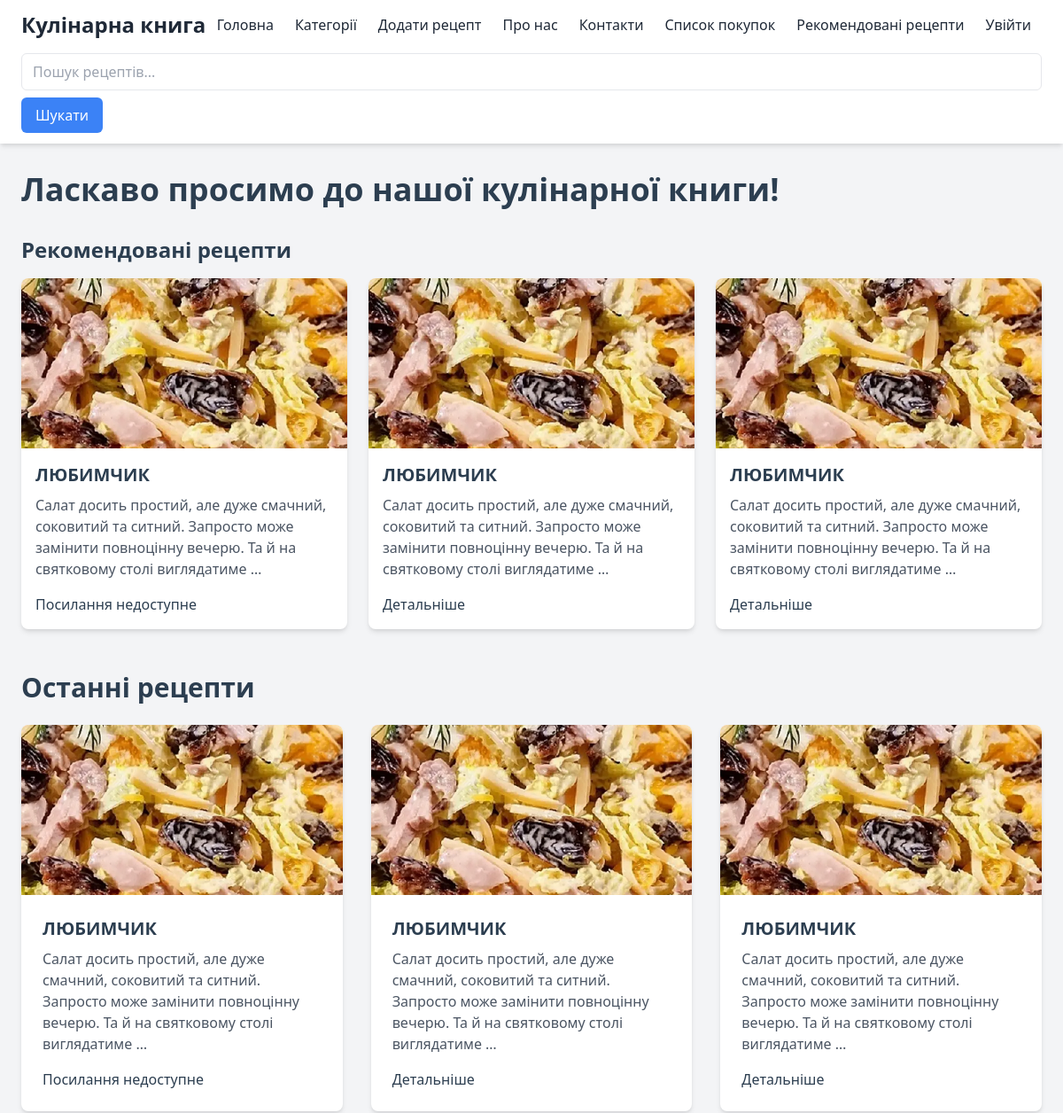
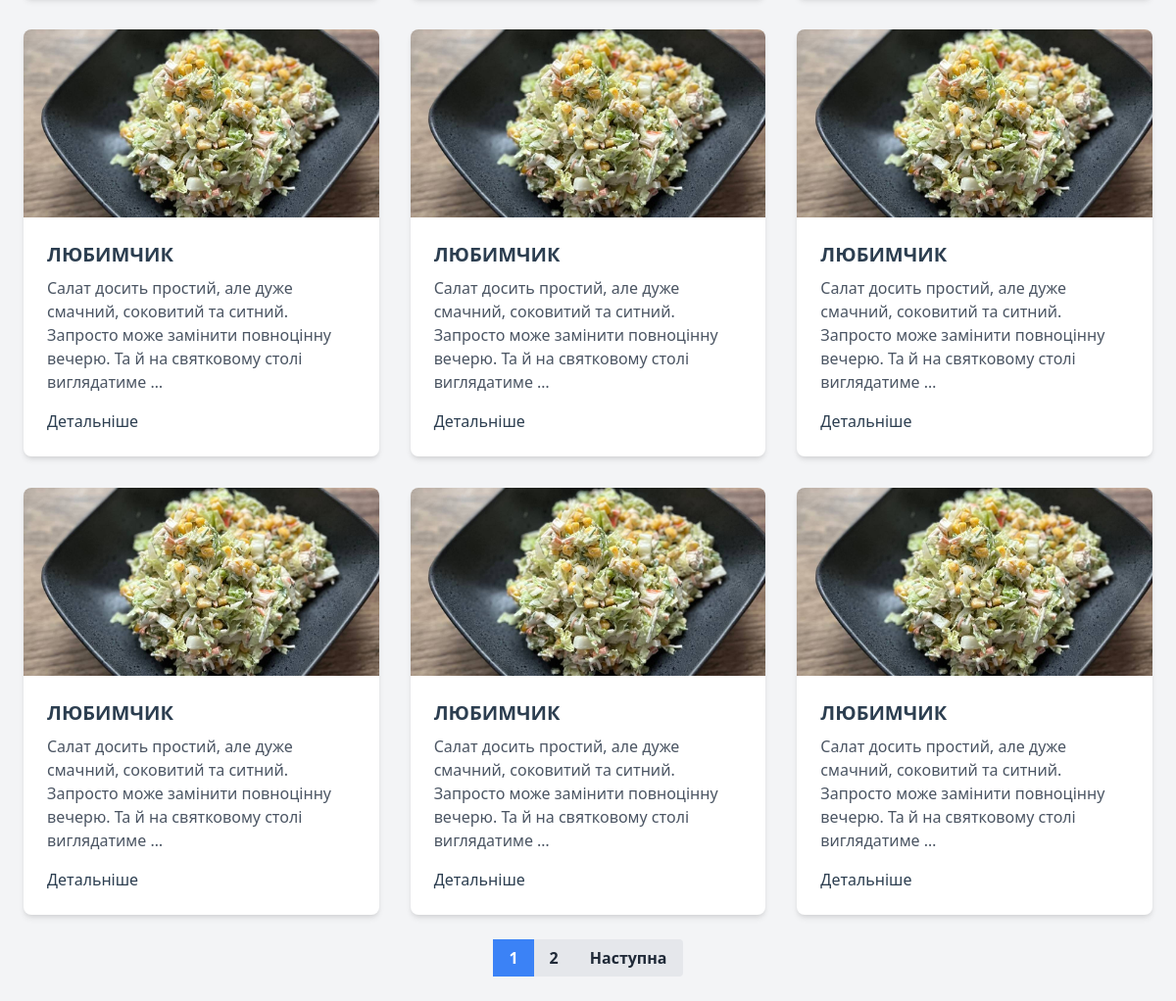
The page / on the database its author committed (2 pictures, top to bottom).
### recipes/models.py (models this page shows, shortened)
class Recipe(models.Model):
    title = models.CharField(max_length=500)
    slug = models.SlugField(unique=True, blank=True)
    author = models.ForeignKey(User, on_delete=models.CASCADE)
    category = models.ForeignKey(Category, on_delete=models.CASCADE, related_name='recipes', default=1)
    description = models.TextField(blank=True)
    ingredients = models.TextField()
    instructions = models.TextField()
    content = models.TextField()
    cooking_time = models.PositiveIntegerField(help_text="Час приготування в хвилинах")
    servings = models.PositiveIntegerField()
    image = models.ImageField(upload_to='recipe_images/')
    created_at = models.DateTimeField(auto_now_add=True)
    updated_at = models.DateTimeField(auto_now=True)
    rating = models.IntegerField(null=True, blank=True, default=0)

### recipes/views.py (the view)
# urls.py: path('', views.HomeView.as_view(), name='home'),
class HomeView(ListView):
    model = Recipe
    template_name = 'home.html'
    context_object_name = 'recipes'
    paginate_by = 9
    def get_context_data(self, **kwargs):
        context = super().get_context_data(**kwargs)
        context['recommended_recipes'] = Recipe.objects.order_by('-rating')[:3]
        return context

### templates/home.html (shortened to what this page needs)
{% extends 'base.html' %}
{% block content %}
<h1 class="text-4xl font-bold mb-8">Ласкаво просимо до нашої кулінарної книги!</h1>
<section class="mb-12">
    <h2 class="text-2xl font-bold mb-4">Рекомендовані рецепти</h2>
    <div class="grid grid-cols-1 md:grid-cols-3 gap-6">
        {% for recipe in recommended_recipes %}
        <div class="bg-white rounded-lg shadow-md overflow-hidden">
            {% if recipe.image %}
            <img src="{{ recipe.image.url }}" alt="{{ recipe.title }}" class="w-full h-48 object-cover">
            {% endif %}
            <div class="p-4">
                <h3 class="text-xl font-semibold mb-2">{{ recipe.title }}</h3>
                {% if recipe.description %}
                <p class="text-gray-600 mb-4">{{ recipe.description|truncatewords:20 }}</p>
                {% endif %}
                {% if recipe.slug %}
                    <a href="{% url 'recipes:recipe_detail' recipe.slug %}">Детальніше</a>
                {% else %}
                    <span>Посилання недоступне</span>
                {% endif %}
            </div>
        </div>
    {% empty %}
        <p>Наразі немає рекомендованих рецептів.</p>
    {% endfor %}
    </div>
</section>
<h2 class="text-3xl font-bold mb-6">Останні рецепти</h2>
<div class="grid grid-cols-1 md:grid-cols-2 lg:grid-cols-3 gap-8">
    {% for recipe in recipes %}
    <div class="bg-white rounded-lg shadow-md overflow-hidden">
        {% if recipe.image %}
        <img src="{{ recipe.image.url }}" alt="{{ recipe.title }}" class="w-full h-48 object-cover">
        {% endif %}
        <div class="p-6">
            <h3 class="text-xl font-semibold mb-2">{{ recipe.title }}</h3>
            {% if recipe.description %}
            <p class="text-gray-600 mb-4">{{ recipe.description|truncatewords:20 }}</p>
            {% endif %}
            {% if recipe.slug %}
                <a href="{% url 'recipes:recipe_detail' recipe.slug %}">Детальніше</a>
            {% else %}
                <span>Посилання недоступне</span>
            {% endif %}
        </div>
    </div>
    {% empty %}
    <p>Наразі немає доступних рецептів.</p>
    {% endfor %}
</div>
{% if is_paginated %}
<div class="mt-8">
    <nav class="flex justify-center">
        <ul class="flex">
            {% for num in page_obj.paginator.page_range %}
            {% if page_obj.number == num %}
            <li><a href="?page={{ num }}" class="bg-blue-500 hover:bg-blue-600 text-white font-bold py-2 px-4">{{ num }}</a></li>
            {% else %}
            <li><a href="?page={{ num }}" class="bg-gray-200 hover:bg-gray-300 text-gray-800 font-bold py-2 px-4">{{ num }}</a></li>
            {% endif %}
            {% endfor %}
            {% if page_obj.has_next %}
            <li><a href="?page={{ page_obj.next_page_number }}" class="bg-gray-200 hover:bg-gray-300 text-gray-800 font-bold py-2 px-4 rounded-r">Наступна</a></li>
            {% endif %}
        </ul>
    </nav>
</div>
{% endif %}
{% endblock %}

### templates/base.html (shortened to what this page needs)
<!DOCTYPE html>
<html lang="uk">
<head>
    <link href="https://cdn.jsdelivr.net/npm/tailwindcss@2.2.19/dist/tailwind.min.css" rel="stylesheet">
    {% load static %}
    <link rel="stylesheet" href="{% static 'css/style.css' %}">
</head>
<body class="bg-gray-100 font-sans">
    <header class="bg-white shadow-md">
        <nav class="container mx-auto px-6 py-3">
            <div class="flex justify-between items-center">
                <a href="{% url 'recipes:home' %}" class="text-2xl font-bold text-gray-800">Кулінарна книга</a>
                <div class="flex items-center">
                    <a href="{% url 'recipes:home' %}" class="text-gray-800 hover:text-gray-600 mx-3">Головна</a>
                    <a href="{% url 'recipes:category_list' %}" class="text-gray-800 hover:text-gray-600 mx-3">Категорії</a>
                    <a href="{% url 'recipes:recipe_create' %}" class="text-gray-800 hover:text-gray-600 mx-3">Додати рецепт</a>
                    <a href="{% url 'recipes:about' %}" class="text-gray-800 hover:text-gray-600 mx-3">Про нас</a>
                    <a href="{% url 'recipes:contact' %}" class="text-gray-800 hover:text-gray-600 mx-3">Контакти</a>
                    <a href="{% url 'recipes:shopping_list' %}" class="text-gray-800 hover:text-gray-600 mx-3">Список покупок</a>
                    <a href="{% url 'recipes:recommended_recipes' %}" class="text-gray-800 hover:text-gray-600 mx-3">Рекомендовані рецепти</a>
                    {% if user.is_authenticated %}
                        <a href="{% url 'logout' %}" class="text-gray-800 hover:text-gray-600 mx-3">Вийти</a>
                    {% else %}
                        <a href="{% url 'login' %}" class="text-gray-800 hover:text-gray-600 mx-3">Увійти</a>
                    {% endif %}
                </div>
            </div>
            <form action="{% url 'recipes:search_recipes' %}" method="get" class="mt-4">
                <input type="text" name="q" placeholder="Пошук рецептів..." class="w-full px-3 py-2 border rounded-md">
                <button type="submit" class="mt-2 bg-blue-500 hover:bg-blue-600 text-white px-4 py-2 rounded-md">Шукати</button>
            </form>
        </nav>
    </header>
    <main class="container mx-auto px-6 py-8">
        {% block content %}{% endblock %}
    </main>
</body>
</html>

### static/css/style.css (style rules this page uses)
:root { --primary-color: #3498db; --secondary-color: #2ecc71; --accent-color: #e74c3c; --background-color: #ecf0f1; --text-color: #2c3e50; }
body { background-color: var(--background-color); color: var(--text-color); font-family: 'Roboto', sans-serif; }
.container { max-width: 1200px; margin: 0 auto; }

### rows shown on the page
Recipe: image (picture), title "ЛЮБИМЧИК", description "Салат досить простий, але дуже смачний, соковитий та ситний. Запросто може замінити повноцінну вечерю. Та й на святковому столі виглядатиме …", slug "Посилання недоступне"
Recipe: image (picture), title "ЛЮБИМЧИК", description "Салат досить простий, але дуже смачний, соковитий та ситний. Запросто може замінити повноцінну вечерю. Та й на святковому столі виглядатиме …", slug "Детальніше"
Recipe: image (picture), title "ЛЮБИМЧИК", description "Салат досить простий, але дуже смачний, соковитий та ситний. Запросто може замінити повноцінну вечерю. Та й на святковому столі виглядатиме …", slug "Детальніше"
Recipe: image (picture), title "ЛЮБИМЧИК", description "Салат досить простий, але дуже смачний, соковитий та ситний. Запросто може замінити повноцінну вечерю. Та й на святковому столі виглядатиме …", slug "Детальніше"
Recipe: image (picture), title "ЛЮБИМЧИК", description "Салат досить простий, але дуже смачний, соковитий та ситний. Запросто може замінити повноцінну вечерю. Та й на святковому столі виглядатиме …", slug "Детальніше"
Recipe: image (picture), title "ЛЮБИМЧИК", description "Салат досить простий, але дуже смачний, соковитий та ситний. Запросто може замінити повноцінну вечерю. Та й на святковому столі виглядатиме …", slug "Детальніше"
Recipe: image (picture), title "ЛЮБИМЧИК", description "Салат досить простий, але дуже смачний, соковитий та ситний. Запросто може замінити повноцінну вечерю. Та й на святковому столі виглядатиме …", slug "Детальніше"
Recipe: image (picture), title "ЛЮБИМЧИК", description "Салат досить простий, але дуже смачний, соковитий та ситний. Запросто може замінити повноцінну вечерю. Та й на святковому столі виглядатиме …", slug "Детальніше"
Recipe: image (picture), title "ЛЮБИМЧИК", description "Салат досить простий, але дуже смачний, соковитий та ситний. Запросто може замінити повноцінну вечерю. Та й на святковому столі виглядатиме …", slug "Детальніше"

### other values the page prints
{{ num }} "1"
{{ num }} "2"
